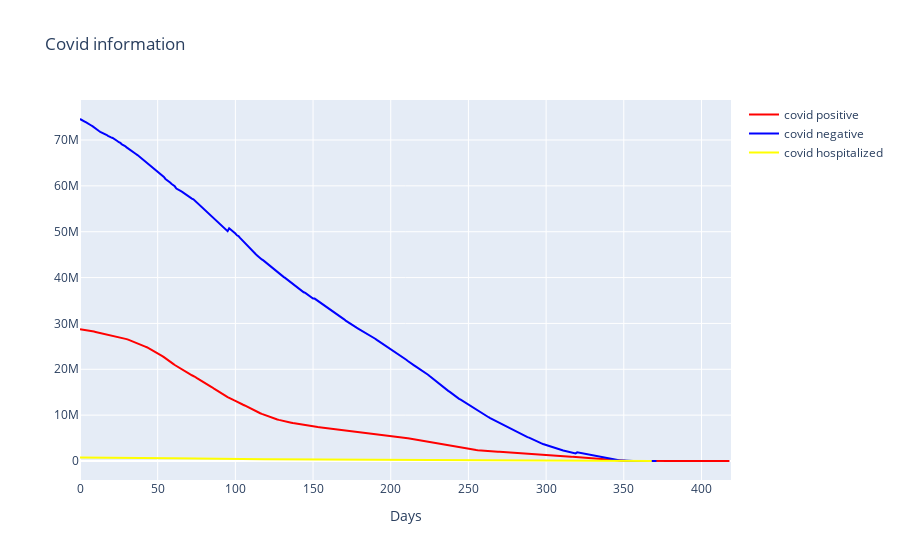

The code cell stored with this chart in its notebook:
### Code cell
trace1 = go.Scatter( x = list(range(len(info))),
                    y = df_covidinfo.positive,
                    mode = "lines",
                    name = "covid positive",
                    marker = dict(color = "Red"),
                    text = df_covidinfo.positive)
trace2 = go.Scatter( x = list(range(len(info))),
                    y = df_covidinfo.negative,
                    mode = "lines",
                    name = "covid negative",
                    marker = dict(color = "Blue"),
                    text = df_covidinfo.negative)
trace3 = go.Scatter( x = list(range(len(info))),
                    y = df_covidinfo.hospitalizedCumulative,
                    mode = "lines",
                    name = "covid hospitalized",
                    marker = dict(color = "Yellow"),
                    text = df_covidinfo.hospitalizedCumulative)
dataMy = [trace1, trace2, trace3]
layoutMy = dict(title = 'Covid information',
              xaxis= dict(title= 'Days')
             )
fig = dict(data = dataMy, layout = layoutMy)
iplot(fig)

### Figure 1 — Plotly figure (JSON) as saved in the notebook; plotly's stock layout.template omitted (floating-point values rounded to 4 significant figures; data arrays with more than 128 entries replaced by an {"elided": "..."} marker saying what was removed)
{"data": [{"marker": {"color": "Red"}, "mode": "lines", "name": "covid positive", "text": {"elided": "420 int values"}, "type": "scatter", "x": {"elided": "420 int values"}, "y": {"elided": "420 int values"}}, {"marker": {"color": "Blue"}, "mode": "lines", "name": "covid negative", "text": {"elided": "420 int values"}, "type": "scatter", "x": {"elided": "420 int values"}, "y": {"elided": "420 int values"}}, {"marker": {"color": "Yellow"}, "mode": "lines", "name": "covid hospitalized", "text": {"elided": "420 int values"}, "type": "scatter", "x": {"elided": "420 int values"}, "y": {"elided": "420 int values"}}], "layout": {"title": {"text": "Covid information"}, "xaxis": {"title": {"text": "Days"}}}}
